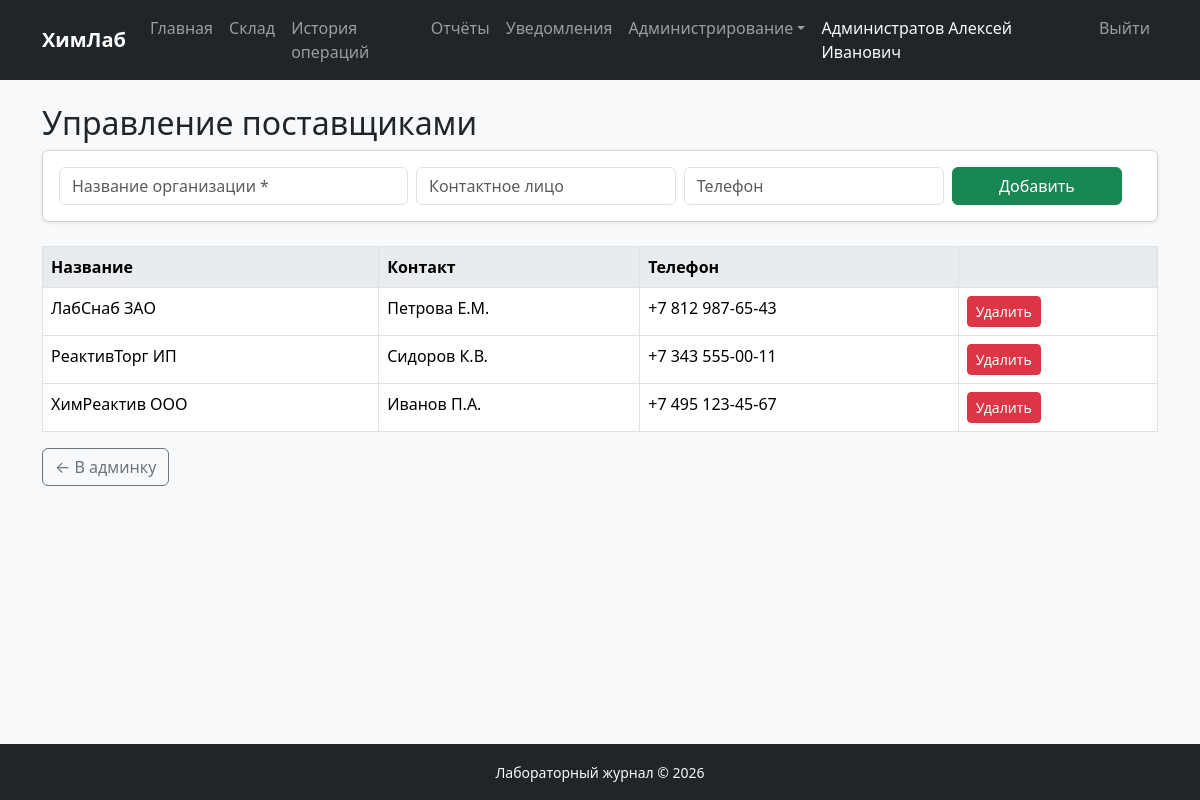
Screenshot of /admin/suppliers.php (signed in) with the database file from the repository.
### tables this page shows
CREATE TABLE `suppliers` (
  `id`      int          NOT NULL AUTO_INCREMENT,
  `name`    varchar(200) NOT NULL,
  `contact` varchar(100) DEFAULT NULL,
  `phone`   varchar(20)  DEFAULT NULL,
  PRIMARY KEY (`id`)
);

### admin/suppliers.php (the view, shortened to what this page needs)
<?php
require_once __DIR__ . '/../includes/header.php';
$db = getDB();
$suppliers = $db->query('SELECT * FROM suppliers ORDER BY name')->fetchAll();
?>
<h2>Управление поставщиками</h2>
<div class="card mb-4">
    <div class="card-body">
        <form method="post" class="row g-2">
            <div class="col-md-4">
                <input type="text" name="name" class="form-control" placeholder="Название организации *" required>
            </div>
            <div class="col-md-3">
                <input type="text" name="contact" class="form-control" placeholder="Контактное лицо">
            </div>
            <div class="col-md-3">
                <input type="text" name="phone" class="form-control" placeholder="Телефон">
            </div>
            <div class="col-md-2">
                <button type="submit" class="btn btn-success w-100">Добавить</button>
            </div>
        </form>
    </div>
</div>
<table class="table table-bordered">
    <thead>
        <tr><th>Название</th><th>Контакт</th><th>Телефон</th><th></th></tr>
    </thead>
    <tbody>
    <?php foreach ($suppliers as $s): ?>
        <tr>
            <td><?= htmlspecialchars($s['name']) ?></td>
            <td><?= htmlspecialchars($s['contact'] ?? '—') ?></td>
            <td><?= htmlspecialchars($s['phone'] ?? '—') ?></td>
            <td>
                <form method="post" class="d-inline"
                      onsubmit="return confirm('Удалить поставщика?')">
                    <button type="submit" class="btn btn-sm btn-danger">Удалить</button>
                </form>
            </td>
        </tr>
    <?php endforeach; ?>
    </tbody>
</table>
<a href="/admin/index.php" class="btn btn-outline-secondary">← В админку</a>
<?php require_once __DIR__ . '/../includes/footer.php'; ?>

### css/style.css (style rules this page uses)
body { background-color: #f8f9fa; display: flex; flex-direction: column; min-height: 100vh; }
.table th { background-color: #e9ecef; }
.card { box-shadow: 0 1px 4px rgba(0,0,0,.08); }
.card-body form { max-width: 99% !important; }

### rows the page displays
suppliers: name "ЛабСнаб ЗАО", contact "Петрова Е.М.", phone "+7 812 987-65-43"
suppliers: name "РеактивТорг ИП", contact "Сидоров К.В.", phone "+7 343 555-00-11"
suppliers: name "ХимРеактив ООО", contact "Иванов П.А.", phone "+7 495 123-45-67"

### other values shown
$_SESSION['full_name'] "Администратов Алексей Иванович"
